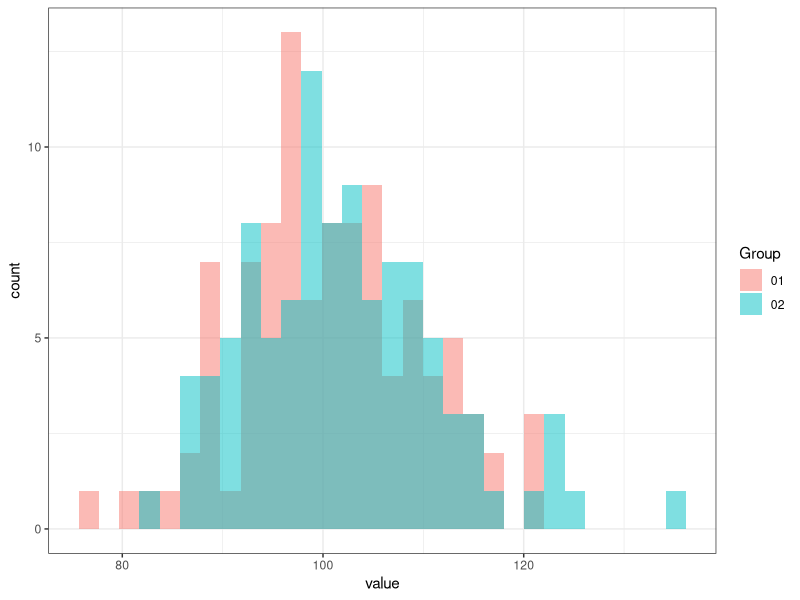
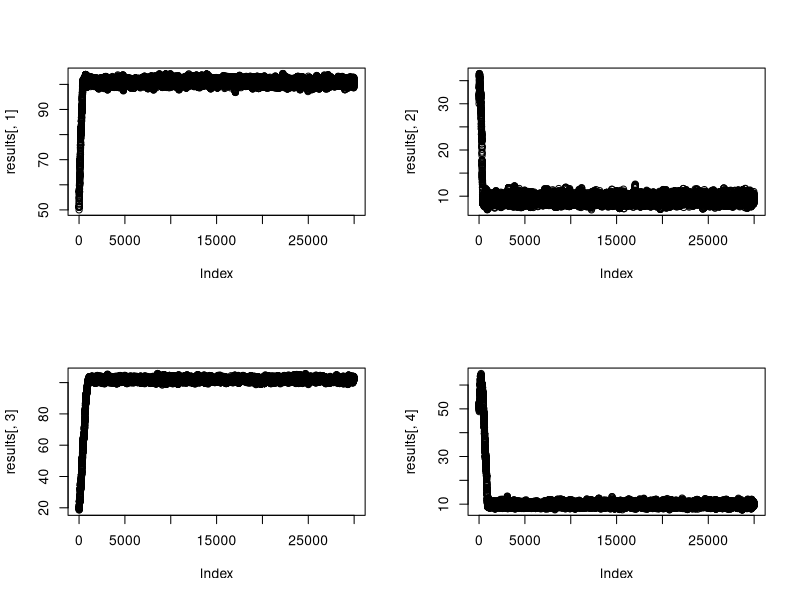
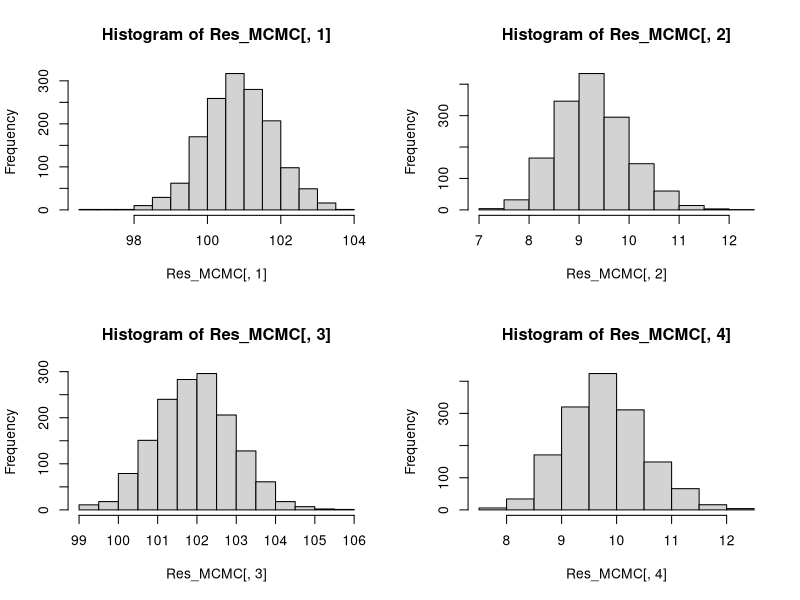
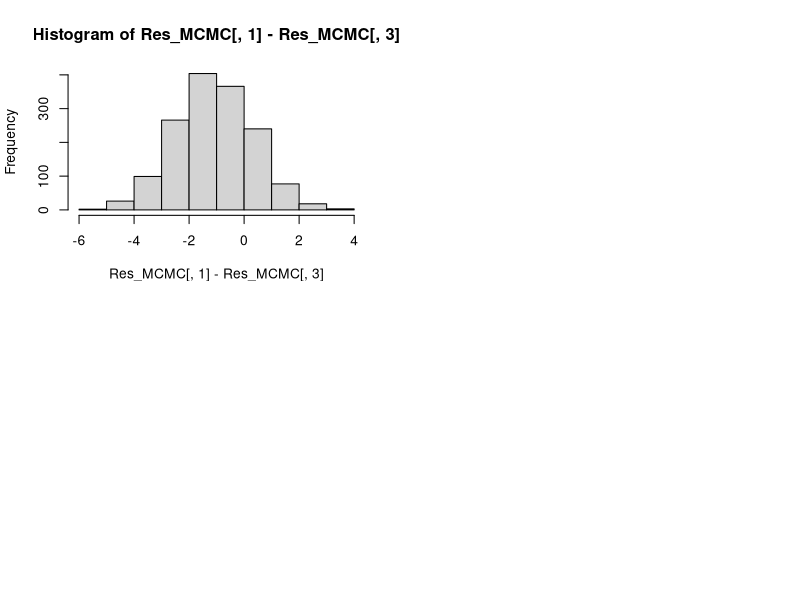

Generate these figures, in order, with R:
library(tidyverse)
library(ggplot2)

N_01   <- 100
mu_01  <- 100
sig_01 <- 10

N_02   <- 100
mu_02  <- 103
sig_02 <- 10

set.seed(123)
Pop_01 <- rnorm(N_01, mu_01, sig_01)
Pop_02 <- rnorm(N_02, mu_02, sig_02)

Pop_01 %>%
   as_data_frame() %>%
   mutate("Group" = "01") %>%
   bind_rows(as_data_frame(Pop_02) %>% mutate("Group" = "02")) %>% 
   ggplot(aes(value, fill = Group)) +
   geom_histogram(alpha = 0.5, position = "identity") +
   # facet_wrap(~ Group, ncol = 1) +
   theme_bw()

t.test(Pop_01, Pop_02)

likelihood <- function(pars) {
   mu_01  <- pars[1]
   sig_01 <- pars[2]
   mu_02  <- pars[3]
   sig_02 <- pars[4]
   sum(
      dnorm(Pop_01, mu_01, sig_01, log = TRUE),
      dnorm(Pop_02, mu_02, sig_02, log = TRUE)
   )
}


pars <- c(100, 10, 100, 20)
optim(par = optim(par = pars, fn = likelihood, control=list(fnscale = -1))$par,
      fn = likelihood, control=list(fnscale = -1))

prior <- function(pars) {
   mu_01  <- pars[1]
   sig_01 <- pars[2]
   mu_02  <- pars[3]
   sig_02 <- pars[4]
   sum(
      dunif(mu_01, -10000, 10000, log = TRUE),
      dunif(mu_02, -10000, 10000, log = TRUE),
      # dnorm(mu_01, mean(Pop), 1000*sd(Pop), log = TRUE),
      # dnorm(mu_02, mean(Pop), 1000*sd(Pop), log = TRUE),
      dunif(sig_01, -10000, 10000, log = TRUE),
      dunif(sig_02, -10000, 10000, log = TRUE)
      # dexp(sig_01, rate = 0.1, log = TRUE),
      # dexp(sig_02, rate = 0.1, log = TRUE)
   )
}


posterior <- function(pars) {
   likelihood(pars) + prior(pars)
}


N_iter <- 30000
pars <- c(50, 30, 20, 50)
results <- matrix(0, nrow = N_iter, ncol = 8)
results[1, ] <- c(pars, 0, 0, 0, 0)

for (i in 2:N_iter) {
   # for (j in 1:4) { # Gibbs Sampling
      candidate <- pars
      candidate <- candidate + rnorm(4, sd = 0.5) # Metropolis
      # candidate[j] <- candidate[j] + rnorm(1, sd = 0.5) # Gibbs Sampling
      ratio <- exp(posterior(candidate) - posterior(pars))
      t <- runif(1)
      if (t < ratio) { pars <- candidate }
   # } # Gibbs Sampling
   results[i, ] <- c(pars, ratio, t, posterior(pars), posterior(candidate))
}

par(mfrow = c(2, 2))
plot(results[, 1])
plot(results[, 2])
plot(results[, 3])
plot(results[, 4])


Res_MCMC <- results[seq(15000, N_iter, 10), ]
apply(Res_MCMC, 2, mean)
summary(Res_MCMC[, c(1:4)])
# sum(Res_MCMC[, 5] > Res_MCMC[, 6])


hist(Res_MCMC[, 1])
hist(Res_MCMC[, 2])
hist(Res_MCMC[, 3])
hist(Res_MCMC[, 4])


hist(Res_MCMC[, 1] - Res_MCMC[, 3])
mean(Res_MCMC[, 1] - Res_MCMC[, 3] < 0)
mean(Res_MCMC[, 3] - Res_MCMC[, 1] < 0)







